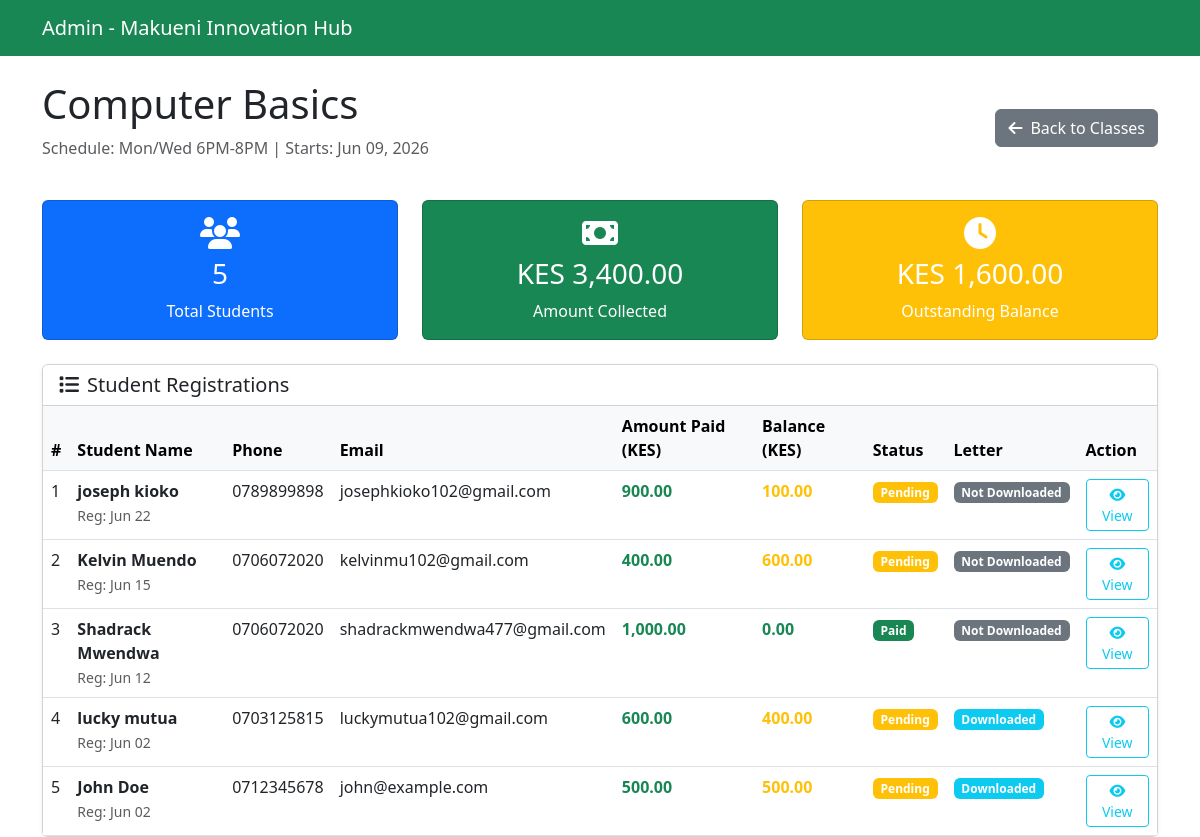
Page /admin/view_registrations.php?class_id=1 (signed in) on the committed database.
### tables this page shows
CREATE TABLE `computer_classes` (
  `id` int(11) NOT NULL,
  `class_name` varchar(100) NOT NULL,
  `description` text DEFAULT NULL,
  `duration_weeks` int(11) DEFAULT 4,
  `fee_amount` decimal(10,2) DEFAULT 1000.00,
  `max_students` int(11) DEFAULT 30,
  `start_date` date DEFAULT NULL,
  `end_date` date DEFAULT NULL,
  `schedule` varchar(255) DEFAULT NULL,
  `status` enum('active','upcoming','completed') DEFAULT 'upcoming',
  `deleted_at` timestamp NULL DEFAULT NULL,
  `created_at` timestamp NOT NULL DEFAULT current_timestamp(),
  `price` decimal(10,2) DEFAULT 1000.00
);

CREATE TABLE `class_registrations` (
  `id` int(11) NOT NULL,
  `user_id` int(11) DEFAULT NULL,
  `full_name` varchar(100) NOT NULL,
  `phone` varchar(20) NOT NULL,
  `email` varchar(100) NOT NULL,
  `class_id` int(11) NOT NULL,
  `payment_status` enum('pending','paid','failed') DEFAULT 'pending',
  `payment_amount` decimal(10,2) DEFAULT NULL,
  `transaction_id` varchar(100) DEFAULT NULL,
  `registration_date` timestamp NOT NULL DEFAULT current_timestamp(),
  `letter_downloaded` tinyint(1) DEFAULT 0,
  `created_at` timestamp NOT NULL DEFAULT current_timestamp(),
  `certificate_issued` tinyint(1) DEFAULT 0,
  `certificate_number` varchar(50) DEFAULT NULL,
  `completion_date` date DEFAULT NULL,
  `graduation_status` enum('enrolled','completed','graduated') DEFAULT 'enrolled',
  `total_fee` decimal(10,2) DEFAULT 0.00,
  `remaining_balance` decimal(10,2) DEFAULT 0.00
);

### admin/view_registrations.php (the view, shortened to what this page needs)
<?php
require_once '../config/database.php';
$class_id = isset($_GET['class_id']) ? (int)$_GET['class_id'] : 0;
$stmt = $pdo->prepare("SELECT * FROM computer_classes WHERE id = ?");
$stmt->execute([$class_id]);
$class = $stmt->fetch();
$stmt = $pdo->prepare("
    SELECT r.*, c.class_name
    FROM class_registrations r
    JOIN computer_classes c ON r.class_id = c.id
    WHERE r.class_id = ?
    ORDER BY r.created_at DESC
");
$stmt->execute([$class_id]);
$registrations = $stmt->fetchAll();
$total_students = count($registrations);
$total_collected = 0;
$total_balance = 0;
foreach($registrations as $reg) {
    $total_collected += $reg['payment_amount'];
    $total_balance += (1000 - $reg['payment_amount']);
}
?>
<!DOCTYPE html>
<html lang="en">
<head>
    <link href="https://cdn.jsdelivr.net/npm/bootstrap@5.3.0/dist/css/bootstrap.min.css" rel="stylesheet">
    <link rel="stylesheet" href="https://cdnjs.cloudflare.com/ajax/libs/font-awesome/6.4.0/css/all.min.css">
</head>
<body>
    <nav class="navbar navbar-expand-lg navbar-dark bg-success">
        <div class="container">
            <a class="navbar-brand" href="dashboard.php">Admin - Makueni Innovation Hub</a>
        </div>
    </nav>
    <div class="container mt-4">
        <div class="d-flex justify-content-between align-items-center mb-4">
            <div>
                <h1><?php echo htmlspecialchars($class['class_name']); ?></h1>
                <p class="text-muted">Schedule: <?php echo htmlspecialchars($class['schedule']); ?> | Starts: <?php echo date('M d, Y', strtotime($class['start_date'])); ?></p>
            </div>
            <a href="classes.php" class="btn btn-secondary">
                <i class="fas fa-arrow-left me-2"></i>Back to Classes
            </a>
        </div>
        <div class="row g-4 mb-4">
            <div class="col-md-4">
                <div class="card text-center bg-primary text-white">
                    <div class="card-body">
                        <i class="fas fa-users fa-2x mb-2"></i>
                        <h3><?php echo $total_students; ?></h3>
                        <p class="mb-0">Total Students</p>
                    </div>
                </div>
            </div>
            <div class="col-md-4">
                <div class="card text-center bg-success text-white">
                    <div class="card-body">
                        <i class="fas fa-money-bill fa-2x mb-2"></i>
                        <h3>KES <?php echo number_format($total_collected, 2); ?></h3>
                        <p class="mb-0">Amount Collected</p>
                    </div>
                </div>
            </div>
            <div class="col-md-4">
                <div class="card text-center bg-warning text-white">
                    <div class="card-body">
                        <i class="fas fa-clock fa-2x mb-2"></i>
                        <h3>KES <?php echo number_format($total_balance, 2); ?></h3>
                        <p class="mb-0">Outstanding Balance</p>
                    </div>
                </div>
            </div>
        </div>
        <div class="card shadow-sm">
            <div class="card-header bg-white">
                <h5 class="mb-0"><i class="fas fa-list me-2"></i>Student Registrations</h5>
            </div>
            <div class="card-body p-0">
                <div class="table-responsive">
                    <table class="table table-hover mb-0">
                        <thead class="table-light">
                            <tr>
                                <th>#</th>
                                <th>Student Name</th>
                                <th>Phone</th>
                                <th>Email</th>
                                <th>Amount Paid (KES)</th>
                                <th>Balance (KES)</th>
                                <th>Status</th>
                                <th>Letter</th>
                                <th>Action</th>
                            </tr>
                        </thead>
                        <tbody>
                            <?php if(empty($registrations)): ?>
                                <tr>
                                    <td colspan="9" class="text-center py-4">No registrations yet for this class.</td>
                                </tr>
                            <?php else: ?>
                                <?php $i = 1; foreach($registrations as $reg):
                                    $balance = 1000 - $reg['payment_amount'];
                                ?>
                                    <tr>
                                        <td><?php echo $i++; ?></td>
                                        <td>
                                            <strong><?php echo htmlspecialchars($reg['full_name']); ?></strong>
                                            <br>
                                            <small class="text-muted">Reg: <?php echo date('M d', strtotime($reg['created_at'])); ?></small>
                                        </td>
                                        <td><?php echo htmlspecialchars($reg['phone']); ?></td>
                                        <td><?php echo htmlspecialchars($reg['email']); ?></td>
                                        <td class="text-success fw-bold"><?php echo number_format($reg['payment_amount'], 2); ?></td>
                                        <td class="<?php echo $balance > 0 ? 'text-warning' : 'text-success'; ?> fw-bold">
                                            <?php echo number_format($balance, 2); ?>
                                        </td>
                                        <td>
                                            <?php if($reg['payment_status'] == 'paid'): ?>
                                                <span class="badge bg-success">Paid</span>
                                            <?php else: ?>
                                                <span class="badge bg-warning">Pending</span>
                                            <?php endif; ?>
                                        </td>
                                        <td>
                                            <?php if($reg['letter_downloaded']): ?>
                                                <span class="badge bg-info">Downloaded</span>
                                            <?php else: ?>
                                                <span class="badge bg-secondary">Not Downloaded</span>
                                            <?php endif; ?>
                                        </td>
                                        <td>
                                            <button class="btn btn-sm btn-outline-info" onclick="showStudentDetails(<?php echo $reg['id']; ?>)">
                                                <i class="fas fa-eye"></i> View
                                            </button>
                                        </td>
                                    </tr>
                                <?php endforeach; ?>
                            <?php endif; ?>
                        </tbody>
                    </table>
                </div>
            </div>
        </div>
    </div>
</body>
</html>

### rows in the picture
computer_classes: class_name "Computer Basics", schedule "Mon/Wed 6PM-8PM", start_date "Jun 09, 2026"
class_registrations: full_name "joseph kioko", created_at "Jun 22", phone "0789899898", email "josephkioko102@gmail.com", payment_amount "900.00", payment_amount "100.00", payment_status "Pending", letter_downloaded "Not Downloaded"
class_registrations: full_name "Kelvin Muendo", created_at "Jun 15", phone "0706072020", email "kelvinmu102@gmail.com", payment_amount "400.00", payment_amount "600.00", payment_status "Pending", letter_downloaded "Not Downloaded"
class_registrations: full_name "Shadrack Mwendwa", created_at "Jun 12", phone "0706072020", email "shadrackmwendwa477@gmail.com", payment_amount "1,000.00", payment_amount "0.00", payment_status "Paid", letter_downloaded "Not Downloaded"
class_registrations: full_name "lucky mutua", created_at "Jun 02", phone "0703125815", email "luckymutua102@gmail.com", payment_amount "600.00", payment_amount "400.00", payment_status "Pending", letter_downloaded "Downloaded"
class_registrations: full_name "John Doe", created_at "Jun 02", phone "0712345678", email "john@example.com", payment_amount "500.00", payment_status "Pending", letter_downloaded "Downloaded"

### other values in the picture
$total_students "5"
$total_collected "3,400.00"
$total_balance "1,600.00"
